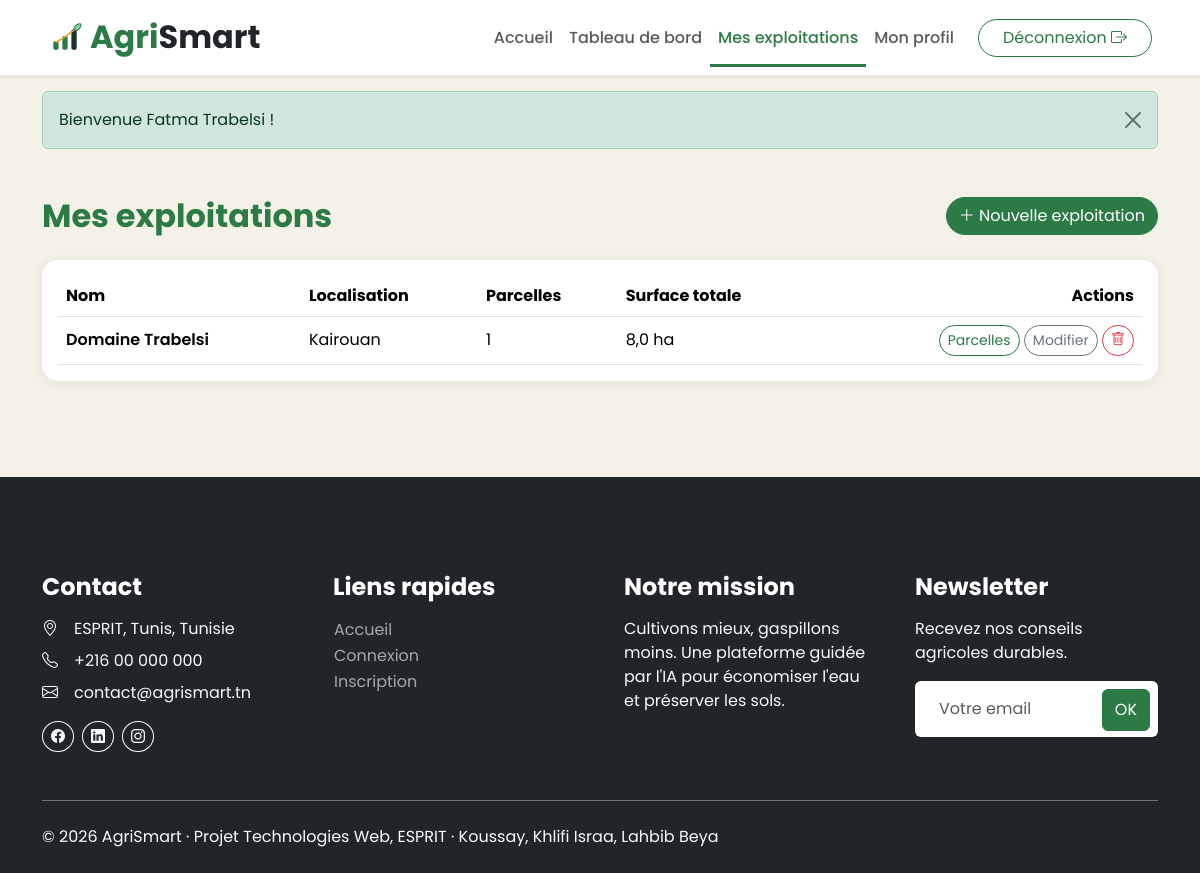
The app's page /frontoffice/index.php?page=exploitations (signed in) with its own data.
### tables this page shows
CREATE TABLE exploitation (
    id              INT AUTO_INCREMENT PRIMARY KEY,
    agriculteur_id  INT NOT NULL,
    nom             VARCHAR(100) NOT NULL,
    localisation    VARCHAR(150) NOT NULL,
    created_at      TIMESTAMP DEFAULT CURRENT_TIMESTAMP,
    CONSTRAINT fk_exploitation_user FOREIGN KEY (agriculteur_id) REFERENCES utilisateur(id) ON DELETE CASCADE
);

CREATE TABLE parcelle (
    id               INT AUTO_INCREMENT PRIMARY KEY,
    exploitation_id  INT NOT NULL,
    nom              VARCHAR(100) NOT NULL,
    surface          DECIMAL(8,2) NOT NULL,                  
    type_sol         ENUM('Argileux','Sablonneux','Limoneux','Calcaire') NOT NULL,
    CONSTRAINT fk_parcelle_exploitation FOREIGN KEY (exploitation_id) REFERENCES exploitation(id) ON DELETE CASCADE
);

### frontoffice/controllers/Controller.php (called while the page is built, shortened)
<?php
abstract class Controller
{
    protected function render(string $view, array $data = []): void
    {
        extract($data, EXTR_SKIP);
        require __DIR__ . '/../views/' . $view . '.php';
    }
    protected function requireLogin(): Agriculteur
    {
        $user = users()->requireRole(Utilisateur::ROLE_AGRICULTEUR);
        return $user;
    }
}

### frontoffice/controllers/ExploitationController.php (called while the page is built, shortened)
<?php
require_once __DIR__ . '/../../config/database.php';
class ExploitationController extends Controller
{
    private PDO $db;
    public function __construct()
    {
        $this->db = Database::getConnexion();
    }
    public function index(): void
    {
        $user = $this->requireLogin();
        $exploitations = $this->listFor($user->getId());
        $this->render('exploitations', compact('exploitations'));
    }
    public function listFor(int $agriculteurId): array
    {
        $stmt = $this->db->prepare('SELECT * FROM exploitation WHERE agriculteur_id = :a ORDER BY id ASC');
        $stmt->execute(['a' => $agriculteurId]);
        $list = array_map(fn(array $r) => Exploitation::fromArray($r), $stmt->fetchAll());
        $this->attachParcelles($list);
        return $list;
    }
    private function attachParcelles(array $list): void
    {
        $ids = array_map(fn(Exploitation $x) => $x->getId(), $list);
        $marks = implode(',', array_fill(0, count($ids), '?'));
        $stmt = $this->db->prepare('SELECT * FROM parcelle WHERE exploitation_id IN (' . $marks . ') ORDER BY id ASC');
        $stmt->execute($ids);
        $byExploitation = [];
        foreach ($stmt->fetchAll() as $row) {
            $byExploitation[(int) $row['exploitation_id']][] = Parcelle::fromArray($row);
        }
    }
}

### frontoffice/index.php (called while the page is built, shortened)
<?php
require_once __DIR__ . '/../core/helpers.php';
require_once __DIR__ . '/../controllers/UserController.php';
require_once __DIR__ . '/helpers.php';
require_once __DIR__ . '/controllers/Controller.php';
$routes = [
    'home'              => ['HomeController',         'index'],
    'login'             => ['AuthController',         'login'],
    'register'          => ['AuthController',         'register'],
    'logout'            => ['AuthController',         'logout'],
    'dashboard'         => ['DashboardController',    'index'],
    'profile'           => ['ProfileController',      'index'],
    'profile-password'  => ['ProfileController',      'password'],
    'profile-delete'    => ['ProfileController',      'delete'],
    'exploitations'     => ['ExploitationController', 'index'],
    'exploitation-form' => ['ExploitationController', 'form'],
    'exploitation-delete' => ['ExploitationController', 'delete'],
    'parcelles'         => ['ParcelleController',     'index'],
    'parcelle-form'     => ['ParcelleController',     'form'],
    'parcelle-delete'   => ['ParcelleController',     'delete'],
];
$page = (string) ($_GET['page'] ?? 'home');
[$class, $method] = $routes[$page];
(new $class())->$method();

### core/helpers.php (called while the page is built, shortened)
<?php
function url(string $page, array $params = []): string
{
    return 'index.php?' . http_build_query(['page' => $page] + $params);
}

### config/database.php (called while the page is built, shortened)
<?php
class Database
{
    private static ?PDO $pdo = null;
    public static function getConnexion(): PDO
    {
        if (self::$pdo === null) {
            $config = require __DIR__ . '/config.php';
            $db = $config['db'];
            $dsn = sprintf('mysql:host=%s;port=%d;dbname=%s;charset=%s', $db['host'], $db['port'], $db['name'], $db['charset']);
            try {
                self::$pdo = new PDO($dsn, $db['user'], $db['pass'], [
                    PDO::ATTR_ERRMODE            => PDO::ERRMODE_EXCEPTION,
                    PDO::ATTR_DEFAULT_FETCH_MODE => PDO::FETCH_ASSOC,
                    PDO::ATTR_EMULATE_PREPARES   => false,
                ]);
            } catch (PDOException $e) {
                error_log('AgriSmart DB: ' . $e->getMessage());
                http_response_code(500);
                die(!empty($config['debug'])
                    ? 'Erreur base de données : ' . htmlspecialchars($e->getMessage(), ENT_QUOTES, 'UTF-8')
                    : 'Service temporairement indisponible (connexion à la base de données impossible).');
            }
        }
        return self::$pdo;
    }
}

### config/config.php (called while the page is built, shortened)
<?php
$config = [
    'db' => [
        'host'    => 'localhost',
        'port'    => 3306,
        'name'    => 'agrismart',
        'user'    => 'root',
        'pass'    => '',
        'charset' => 'utf8mb4',
    ],
    'debug'            => false,
    'session_lifetime' => 1800,
    'max_login_tries'  => 5,
    'lockout_minutes'  => 5,
];
$local = __DIR__ . '/config.local.php';
return $config;

### frontoffice/helpers.php (called while the page is built, shortened)
<?php
function users(): UserController
{
    static $controller = null;
    if ($controller === null) {
        $controller = new UserController();
    }
    return $controller;
}

### controllers/UserController.php (called while the page is built, shortened)
<?php
require_once __DIR__ . '/../config/database.php';
class UserController
{
    private PDO $db;
    private ?Utilisateur $current = null;
    private bool $currentLoaded = false;
    public function __construct()
    {
        $this->db = Database::getConnexion();
        $this->config = require __DIR__ . '/../config/config.php';
    }
    public static function isAuthenticated(): bool
    {
        return !empty($_SESSION['user_id']);
    }
    public function currentUser(): ?Utilisateur
    {
        if (!$this->currentLoaded) {
            $this->currentLoaded = true;
            $this->current = $this->findById((int) $_SESSION['user_id']);
        }
        return $this->current;
    }
    public function requireAuth(): Utilisateur
    {
        $user = $this->currentUser();
        return $user;
    }
    public function requireRole(string $role): Utilisateur
    {
        $user = $this->requireAuth();
        return $user;
    }
    public function findById(int $id): ?Utilisateur
    {
        $stmt = $this->db->prepare('SELECT * FROM utilisateur WHERE id = :id LIMIT 1');
        $stmt->execute(['id' => $id]);
        $row = $stmt->fetch();
        return $row ? Utilisateur::fromArray($row) : null;
    }
}

### models/Utilisateur.php (called while the page is built, shortened)
<?php
class Utilisateur
{
    protected int $id = 0;
    protected bool $actif = true;
    public function getId(): int { return $this->id; }
    public function isActif(): bool { return $this->actif; }
    public function setId(int $id): void { $this->id = $id; }
    public function setActif(bool $actif): void { $this->actif = $actif; }
    public static function fromArray(array $r): Utilisateur
    {
        $u = ($r['role'] ?? '') === self::ROLE_ADMIN ? new Administrateur() : new Agriculteur();
        $u->setId((int) ($r['id'] ?? 0));
        $u->setNom((string) ($r['nom'] ?? ''));
        $u->setEmail((string) ($r['email'] ?? ''));
        $u->setMotDePasse((string) ($r['mot_de_passe'] ?? ''));
        $u->setActif((bool) ($r['actif'] ?? 1));
        $u->setDerniereConnexion($r['derniere_connexion'] ?? null);
        $u->setCreatedAt((string) ($r['created_at'] ?? ''));
        if ($u instanceof Agriculteur) {
            $u->setTelephone((string) ($r['telephone'] ?? ''));
            $u->setAdresse((string) ($r['adresse'] ?? ''));
            $u->setRegion((string) ($r['region'] ?? ''));
        } elseif ($u instanceof Administrateur) {
            $u->setNiveauAcces((int) ($r['niveau_acces'] ?? 1));
        }
        return $u;
    }
}

### models/Agriculteur.php (called while the page is built, shortened)
<?php
class Agriculteur extends Utilisateur
{
    public function getRole(): string { return self::ROLE_AGRICULTEUR; }
}

### models/Exploitation.php (called while the page is built, shortened)
<?php
class Exploitation
{
    private int $id = 0;
    public function getId(): int { return $this->id; }
    public function setId(int $id): void { $this->id = $id; }
    public static function fromArray(array $r): self
    {
        $x = new self();
        $x->setId((int) ($r['id'] ?? 0));
        $x->setAgriculteurId((int) ($r['agriculteur_id'] ?? 0));
        $x->setNom((string) ($r['nom'] ?? ''));
        $x->setLocalisation((string) ($r['localisation'] ?? ''));
        return $x;
    }
}

### models/Parcelle.php (called while the page is built, shortened)
<?php
class Parcelle
{
    public static function fromArray(array $r): self
    {
        $p = new self();
        $p->setId((int) ($r['id'] ?? 0));
        $p->setExploitationId((int) ($r['exploitation_id'] ?? 0));
        $p->setNom((string) ($r['nom'] ?? ''));
        $p->setSurface((float) ($r['surface'] ?? 0));
        $p->setTypeSol((string) ($r['type_sol'] ?? ''));
        return $p;
    }
}

### frontoffice/views/exploitations.php (the view, shortened to what this page needs)
<!DOCTYPE html>
<html lang="fr">
<head>
    <?php require_once __DIR__ . '/includes/head.php'; ?>
</head>
<body>
<?php require_once __DIR__ . '/includes/navbar.php'; ?>
<section class="container py-5">
    <div class="d-flex justify-content-between align-items-center mb-4">
        <h2 class="text-primary mb-0">Mes exploitations</h2>
        <a href="<?= url('exploitation-form') ?>" class="btn btn-primary rounded-pill"><i class="bi bi-plus-lg"></i> Nouvelle exploitation</a>
    </div>
    <?php if (!$exploitations): ?>
        <div class="alert alert-info">Aucune exploitation pour le moment.</div>
    <?php else: ?>
        <div class="card p-3">
            <div class="table-responsive">
                <table class="table align-middle mb-0">
                    <thead><tr><th>Nom</th><th>Localisation</th><th>Parcelles</th><th>Surface totale</th><th class="text-end">Actions</th></tr></thead>
                    <tbody>
                    <?php foreach ($exploitations as $ex): ?>
                        <tr>
                            <td class="fw-semibold"><?= e($ex->getNom()) ?></td>
                            <td><?= e($ex->getLocalisation()) ?></td>
                            <td><?= count($ex->getParcelles()) ?></td>
                            <td><?= number_format($ex->calculerSurface(), 1, ',', ' ') ?> ha</td>
                            <td class="text-end">
                                <a href="<?= url('parcelles', ['exploitation' => $ex->getId()]) ?>" class="btn btn-sm btn-outline-primary rounded-pill">Parcelles</a>
                                <a href="<?= url('exploitation-form', ['id' => $ex->getId()]) ?>" class="btn btn-sm btn-outline-secondary rounded-pill">Modifier</a>
                                <form method="post" action="<?= url('exploitation-delete') ?>" class="d-inline js-confirm" data-confirm="Supprimer l'exploitation « <?= e($ex->getNom()) ?> » et toutes ses parcelles ?">
                                    <button type="submit" class="btn btn-sm btn-outline-danger rounded-pill"><i class="bi bi-trash"></i></button>
                                </form>
                            </td>
                        </tr>
                    <?php endforeach; ?>
                    </tbody>
                </table>
            </div>
        </div>
    <?php endif; ?>
</section>
<?php require_once __DIR__ . '/includes/footer.php'; ?>
</body>
</html>

### frontoffice/css/agrismart.css (style rules this page uses)
:root { --as-leaf: #2C7A46; --as-forest: #17352A; --as-ochre: #E3A72F; --as-sand: #F4F1E8; --bs-primary: #2C7A46; --bs-primary-rgb: 44, 122, 70; --bs-link-color: #2C7A46; --bs-link-hover-color: #17352A; --bs-body-font-family: 'Poppins', system-ui, -apple-system, 'Segoe UI', sans-serif; }
body { background: var(--as-sand); color: #1f2a24; }
h1, h2, h3, h4, h5, h6 { font-weight: 700; }
.text-primary { color: var(--as-leaf) !important; }
.btn-primary { --bs-btn-bg: #2C7A46; --bs-btn-border-color: #2C7A46; --bs-btn-hover-bg: #17352A; --bs-btn-hover-border-color: #17352A; --bs-btn-active-bg: #17352A; --bs-btn-active-border-color: #17352A; }
.btn-outline-primary { --bs-btn-color: #2C7A46; --bs-btn-border-color: #2C7A46; --bs-btn-hover-bg: #2C7A46; --bs-btn-hover-border-color: #2C7A46; --bs-btn-active-bg: #2C7A46; --bs-btn-active-border-color: #2C7A46; }
.card { border: 0; border-radius: 16px; box-shadow: 0 2px 12px rgba(23, 53, 42, .08); }

### records on screen
exploitation: nom "Domaine Trabelsi", localisation "Kairouan", count($ex->getParcelles()) "1"
parcelle: surface "8,0"

### other values on screen
$flash['msg'] "Bienvenue Fatma Trabelsi !"
